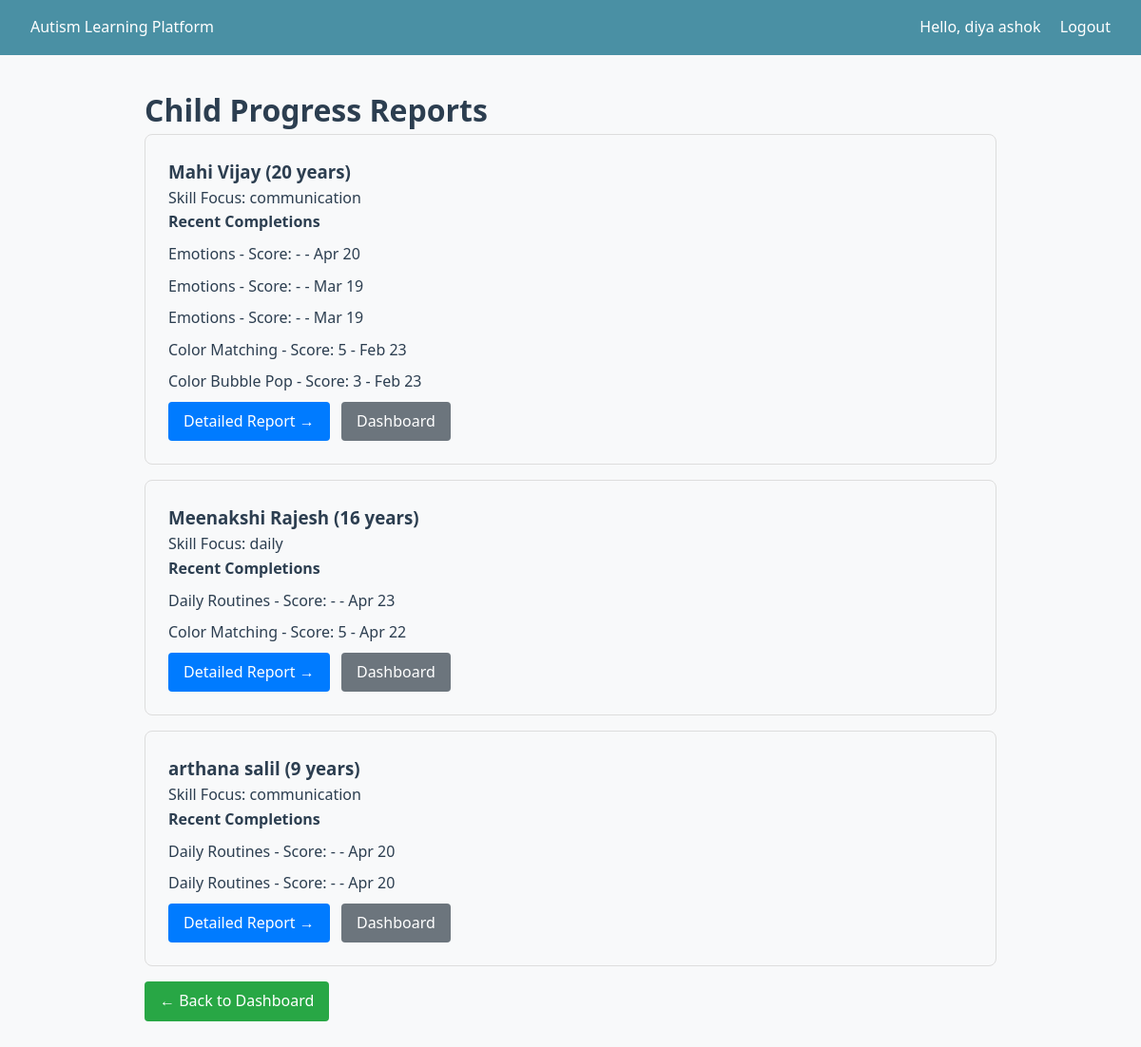
The app's page /children/progress-overview/ (signed in) with its own data.
### accounts/models.py (models this page shows, shortened)
class User(AbstractUser):
    class Role(models.TextChoices):
        ADMIN = "admin", "Administrator"
        PARENT = "parent", "Parent/Guardian"
        CHILD = "child", "Child (Learner)"
    role = models.CharField(max_length=10, choices=Role.choices, default=Role.PARENT)
    phone = models.CharField(max_length=20, blank=True)
    created_at = models.DateTimeField(auto_now_add=True)
    updated_at = models.DateTimeField(auto_now=True)

### children/models.py (models this page shows, shortened)
class ChildProfile(models.Model):
    class SkillFocus(models.TextChoices):
        COMMUNICATION = "communication", "Communication"
        SOCIAL = "social", "Social Skills"
        COGNITIVE = "cognitive", "Cognitive"
        DAILY = "daily", "Daily Life Skills"
        EMOTIONAL = "emotional", "Emotional Recognition"
    parent = models.ForeignKey(
        settings.AUTH_USER_MODEL,
        on_delete=models.CASCADE,
        related_name="children",
        limit_choices_to={"role": "parent"},
    )
    first_name = models.CharField(max_length=100)
    last_name = models.CharField(max_length=100)
    date_of_birth = models.DateField(null=True, blank=True)
    skill_focus = models.JSONField(
        default=list,
        help_text="List of focus areas, e.g. ['communication', 'cognitive']",
    )
    learning_pace = models.CharField(
        max_length=20,
        choices=[
            ("slow", "Slow"),
            ("medium", "Medium"),
            ("fast", "Fast"),
        ],
        default="medium",
    )
    avatar = models.ImageField(upload_to="child_avatars/", blank=True, null=True)
    created_at = models.DateTimeField(auto_now_add=True)
    updated_at = models.DateTimeField(auto_now=True)
    class Meta:
        ordering = ["-created_at"]
    def get_full_name(self):
        return f"{self.first_name} {self.last_name}"
    def get_age(self):
        if not self.date_of_birth:
            return None
        from django.utils import timezone
        today = timezone.now().date()
        years = today.year - self.date_of_birth.year
        if (today.month, today.day) < (self.date_of_birth.month, self.date_of_birth.day):
            years -= 1
        return years

### learning/models.py (models this page shows, shortened)
class ActivityCompletion(models.Model):
    child = models.ForeignKey(
        "children.ChildProfile",
        on_delete=models.CASCADE,
        related_name="completions",
    )
    activity = models.ForeignKey(
        LearningActivity,
        on_delete=models.CASCADE,
        related_name="completions",
    )
    completed_at = models.DateTimeField(auto_now_add=True)
    score = models.PositiveIntegerField(null=True, blank=True)
    reward_earned = models.PositiveIntegerField(default=0)
    notes = models.TextField(blank=True)
    class Meta:
        ordering = ["-completed_at"]

class LearningActivity(models.Model):
    class Difficulty(models.TextChoices):
        EASY = "easy", "Easy"
        MEDIUM = "medium", "Medium"
        HARD = "hard", "Hard"
    module = models.ForeignKey(
        LearningModule,
        on_delete=models.CASCADE,
        related_name="activities",
    )
    title = models.CharField(max_length=200)
    description = models.TextField(blank=True)
    difficulty = models.CharField(
        max_length=10,
        choices=Difficulty.choices,
        default=Difficulty.EASY,
    )
    image = models.ImageField(upload_to="activity_images/", blank=True, null=True)
    audio_guide = models.FileField(
        upload_to="activity_audio/",
        blank=True,
        null=True,
        help_text="Audio guidance for the activity",
    )
    video_url = models.URLField(blank=True, null=True)
    template_name = models.CharField(
        max_length=100,
        blank=True,
        help_text="Template to render (e.g. color_match, object_identification)",
    )
    order = models.PositiveIntegerField(default=0)
    reward_points = models.PositiveIntegerField(default=10)
    is_active = models.BooleanField(default=True)
    created_at = models.DateTimeField(auto_now_add=True)
    updated_at = models.DateTimeField(auto_now=True)
    class Meta:
        ordering = ["module", "order", "title"]
        verbose_name_plural = "Learning activities"

### children/views.py (the view)
# urls.py: path("progress-overview/", views.progress_overview, name="progress_overview"),
@parent_required
def progress_overview(request):
    children = ChildProfile.objects.filter(parent=request.user).prefetch_related('completions__activity').order_by('first_name')
    context = {'children': children}
    return render(request, 'children/progress_overview.html', context)

### templates/children/progress_overview.html (shortened to what this page needs)
{% extends "base.html" %}
{% block content %}
<h1>Child Progress Reports</h1>
{% for child in children %}
<div class="child-progress-card">
    <h3>{{ child.get_full_name }} ({{ child.get_age|default:'N/A' }} years)</h3>
    <p>Skill Focus: {{ child.skill_focus|join:", " }}</p>
    <h4>Recent Completions</h4>
    {% with completions=child.completions.all|slice:"5" %}
        {% if completions %}
            <ul>
                {% for completion in completions %}
                    <li>{{ completion.activity.title }} - Score: {{ completion.score|default:'-' }} - {{ completion.completed_at|date:"M d" }}</li>
                {% endfor %}
            </ul>
        {% else %}
            <p>No completions yet.</p>
        {% endif %}
    {% endwith %}
    <a href="{% url 'children:progress_report' child.pk %}" class="btn btn-primary">Detailed Report →</a>
    <a href="{% url 'children:child_dashboard' child.pk %}" class="btn btn-secondary">Dashboard</a>
</div>
{% empty %}
<p>No children. <a href="{% url 'children:child_create' %}">Add first child</a></p>
{% endfor %}
<a href="{% url 'children:parent_dashboard' %}" class="btn btn-back">← Back to Dashboard</a>
{% endblock %}

### templates/base.html (shortened to what this page needs)
<!DOCTYPE html>
<html lang="en">
<head>
</head>
<body>
    <header class="header">
        <a href="{% url 'accounts:home' %}">Autism Learning Platform</a>
        <nav class="nav">
            {% if user.is_authenticated %}
                <span>Hello, {{ user.get_full_name|default:user.username }}</span>
                <a href="{% url 'accounts:logout' %}">Logout</a>
            {% else %}
                <a href="{% url 'accounts:login' %}">Login</a>
                <a href="{% url 'accounts:register' %}">Register</a>
            {% endif %}
        </nav>
    </header>
    <main class="container">
        {% block content %}{% endblock %}
    </main>
</body>
</html>

### templates/base.html (style rules this page uses)
:root { --primary: #4a90a4; --accent: #f5a623; --bg: #f8f9fa; --text: #2c3e50; }
* { box-sizing: border-box; margin: 0; padding: 0; }
body { font-family: 'Segoe UI', Tahoma, sans-serif; background: var(--bg); color: var(--text); line-height: 1.6; }
.header { background: var(--primary); color: white; padding: 1rem 2rem; display: flex; justify-content: space-between; align-items: center; }
.header a { color: white; text-decoration: none; }
.nav a { margin-left: 1rem; }
.container { max-width: 960px; margin: 0 auto; padding: 2rem; }
.btn { display: inline-block; padding: 0.5rem 1rem; background: var(--primary); color: white; border-radius: 6px; text-decoration: none; border: none; cursor: pointer; }
ul { list-style: none; }
ul li { margin: 0.5rem 0; }

### templates/children/progress_overview.html (style rules this page uses)
.child-progress-card { border: 1px solid #ddd; padding: 1.5rem; margin-bottom: 1rem; border-radius: 8px; }
.btn { padding: 0.5rem 1rem; border-radius: 4px; text-decoration: none; margin-right: 0.5rem; }
.btn-primary { background: #007bff; color: white; }
.btn-secondary { background: #6c757d; color: white; }
.btn-back { background: #28a745; color: white; }

### records on screen
User: get_full_name "diya ashok"
ChildProfile: get_full_name "Mahi Vijay", get_age "20", skill_focus "communication"
ActivityCompletion: activity "Emotions", score "-", completed_at "Apr 20"
ActivityCompletion: activity "Emotions", score "-", completed_at "Mar 19"
ActivityCompletion: activity "Emotions", score "-", completed_at "Mar 19"
ActivityCompletion: activity "Color Matching", score "5", completed_at "Feb 23"
ActivityCompletion: activity "Color Bubble Pop", score "3", completed_at "Feb 23"
ChildProfile: get_full_name "Meenakshi Rajesh", get_age "16", skill_focus "daily"
ActivityCompletion: activity "Daily Routines", score "-", completed_at "Apr 23"
ActivityCompletion: activity "Color Matching", score "5", completed_at "Apr 22"
ChildProfile: get_full_name "arthana salil", get_age "9", skill_focus "communication"
ActivityCompletion: activity "Daily Routines", score "-", completed_at "Apr 20"
ActivityCompletion: activity "Daily Routines", score "-", completed_at "Apr 20"
